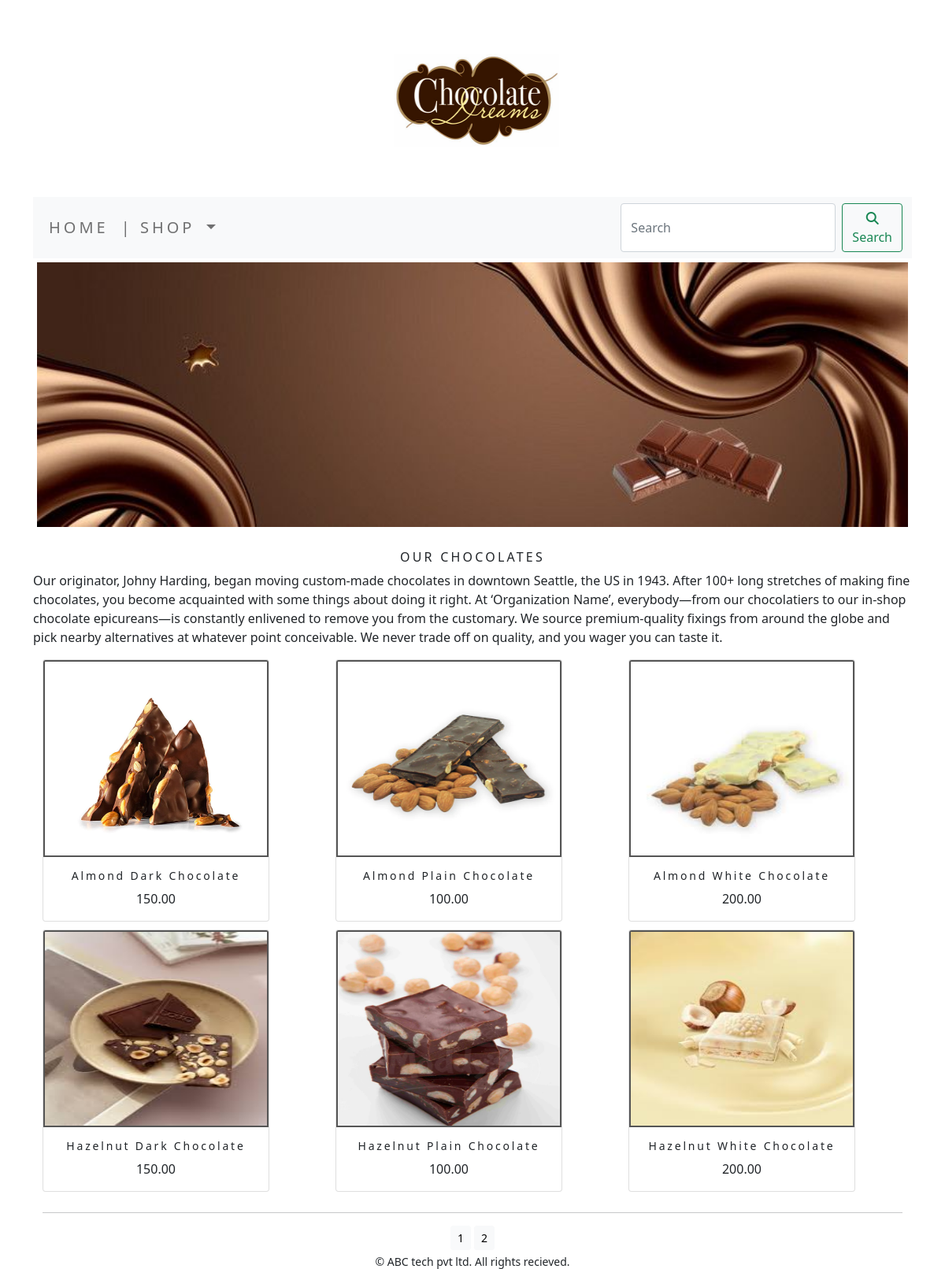
The app's page /ecommerce/ with its own data.
### ecommerceapp/models.py (models this page shows, shortened)
class Product(models.Model):
    name = models.CharField(max_length=250,unique=True)
    slug = models.SlugField(max_length=250,unique=True)
    desc = models.TextField(blank=True)
    price = models.DecimalField(max_digits=10,decimal_places=2)
    category = models.ForeignKey(Category,on_delete=models.CASCADE)
    img = models.ImageField(upload_to='product',blank=True)
    stock = models.IntegerField()
    available = models.BooleanField(default=True)
    created = models.DateTimeField(auto_now_add=True)
    updated = models.DateTimeField(auto_now=True)
    def get_url(self):
        return reverse('shop:proCatdetail',args=[self.category.slug, self.slug])
    class Meta:
        ordering = ('name',)
        verbose_name = 'product'
        verbose_name_plural = 'products'

### ecommerceapp/views.py (the view)
# urls.py: path('',views.allProdCat,name='allProdCat'),
def allProdCat(request,c_slug=None):
    c_page=None
    products_list=None
    if c_slug!=None:
        c_page=get_object_or_404(Category,slug=c_slug)
        products_list=Product.objects.all().filter(category=c_page,available=True)
    else:
        products_list=Product.objects.all().filter(available=True)
    paginator=Paginator(products_list,6)
    try:
        page=int(request.GET.get('page','1'))
    except:
        page=1
    try:
        products=paginator.page(page)
    except (EmptyPage,InvalidPage):
        products=paginator.page(Paginator.num_pages)
    return render(request,'category.html',{'category':c_page,'products':products})

### cart/context_processors.py (called while the page is built)
def counter(request):
    item_count=0
    if 'admin' in request.path:
        return {}
    else:
        try:
            cart=Cart.objects.filter(cart_id=_cart_id(request))
            cart_items=CartItem.objects.all().filter(cart=cart[:1])
            for cart_item in cart_items:
                item_count += cart_item.quantity
        except Cart.DoesNotExist:
            item_count=0
    return dict(item_count=item_count)

### cart/views.py (called while the page is built)
def _cart_id(request):
    cart=request.session.session_key
    if not cart:
        cart=request.session.create()
    return cart

### ecommerceapp/context_processors.py (called while the page is built)
def menu_links(request):
    links = Category.objects.all()
    return dict(links=links)

### ecommerceapp/models.py (called while the page is built)
    def get_url(self):
        return reverse('shop:products_by_category', args=[self.slug])

### templates/category.html (shortened to what this page needs)
{% extends 'base.html' %}
{% load static %}
{% block content %}
<div class="mx_auto">
  {% if category %}
  <img class="my_image" src="{{category.img.url}}" alt="{{category.name}}">
</div>
  <br>
<div>
  <h1 class="text-center my_title" >{{category.name}}</h1>
  <p class="text-justify">  {{category.desc}}</p>
</div>
  {% else %}
<div>
<img class="my_image my_image_padding" src="{% static 'img/banner1.png' %}" alt="our product" width=1550px height=250px>
</div>
<br>
<div>
  <h1 class="text-center my_title"> OUR CHOCOLATES</h1>
  <p class="text-justify"> Our originator, Johny Harding, began moving custom-made chocolates in downtown Seattle, the US in 1943. After 100+ long stretches of making fine chocolates, you become acquainted with some things about doing it right.
At ‘Organization Name’, everybody—from our chocolatiers to our in-shop chocolate epicureans—is constantly enlivened to remove you from the customary.
We source premium-quality fixings from around the globe and pick nearby alternatives at whatever point conceivable. We never trade off on quality, and you wager you can taste it.</p>
</div>
    {% endif %}
<div>
  <div class="container">
      <div class="row mx_auto">
      {% for product in products.object_list %}
      <div class="my_bottom_margin col-9 col-sm-12 col-md-4 xol-lg-4">
          <div class="card text-center" style="width: 18rem;">
          <a href="{{product.get_url}}"> <img class="card-img-top" src="{{product.img.url}}" alt="{{product.name}}" width=250px height=250px style="border: 2px solid #555;"> </a>
        <div class="card-body">
          <h4 class="card-title">{{product.name}}</h4>
          <p class="card-text">{{product.price}}</p>
        </div>
        </div>
      </div>
      {% endfor %}
    </div>
      <div class="mx-auto">
          {% if products.paginator.num_pages > 1 %}
          <hr>
          <div class="text-center">
              {% for pg in products.paginator.page_range %}
                <a href="?page={{pg}}" class="btn btn-light btn-sm {% if products.number == pg %} active {% endif %}"> {{pg}} </a>
              {% endfor %}
          </div>
          {% endif %}
      </div>
      <br>
  </div>
</div>
{% endblock %}

### templates/base.html (shortened to what this page needs)
{% load static %}
<!DOCTYPE html>
<html lang="en">
<head>
    <link rel="stylesheet" href="{% static 'css/custom.css' %}">
    <link href="{% static 'css/bootstrap.min.css' %}" rel="stylesheet">
</head>
<body>
<div class="container">
{% include 'header.html' %}
{% include 'navbar.html' %}
{% block content %}
{% endblock %}
</div>
</body>
{% include 'footer.html' %}
</html>

### templates/header.html
{% load static %}
<header>
  <center>
    <a href="{% url 'shop:allProdCat' %}">  <img src="{% static 'img/logo1.png' %}" alt="logimage" width=250px height=250px>
  </center>
</header>

### templates/navbar.html (shortened to what this page needs)
<nav class="navbar navbar-expand-lg navbar-light bg-light">
  <div class="container-fluid">
    <div class="collapse navbar-collapse" id="navbarSupportedContent">
      <ul class="navbar-nav me-auto mb-2 mb-lg-0">
        <li class="nav-item">
          <a class="nav-link" href="{% url 'shop:allProdCat' %}">HOME</a>
        </li>
        <li class="nav-item dropdown  {% if 'shop' in request.path %} active {% endif %}">
          <a class="nav-link dropdown-toggle" href="#" id="navbarDropdown" role="button" data-bs-toggle="dropdown" aria-expanded="false">
             | Shop
          </a>
        </li>
      </ul>
      <form class="d-flex" action="{% url 'search_app:SearchResult' %}" method="get">
        <input class="form-control me-2" type="search" placeholder="Search" name="q" aria-label="Search">
        <button class="btn btn-outline-success" type="submit"><i class="fa-solid fa-magnifying-glass"></i>Search</button>
      </form>
    </div>
  </div>
</nav>

### templates/footer.html
<div class="footer page-footer font-small special-color-dark my_footer">
  <p class="text-center">&copy; ABC tech pvt ltd. All rights recieved.</p>
</div>

### static/css/custom.css (style rules this page uses)
body { font-family: 'Fuggles', cursive; }
.nav-item { letter-spacing : .2em; font-size : 20px; text-transform :uppercase; }
.my_footer { position:fixed; left: 0; right:0; bottom: 0; width: 100%; height:40px; text-align: center; }
.my_footer p { padding-top:20px; font-size: 14px; text-align:center; }
.my_image { width:100%; height:auto; }
.my_title { font-size: 16px; text_transform:uppercase; letter-spacing:.2em; }
.my_image_padding { padding:5px; }
.my_bottom_margin { margin-bottom:10px; }
.card-body h4 { font-size: 14px; text_transform:uppercase; letter-spacing:.2em; }

### records on screen
Product: img (picture), name "Almond Dark Chocolate", price "150.00"
Product: img (picture), name "Almond Plain Chocolate", price "100.00"
Product: img (picture), name "Almond White Chocolate", price "200.00"
Product: img (picture), name "Hazelnut Dark Chocolate", price "150.00"
Product: img (picture), name "Hazelnut Plain Chocolate", price "100.00"
Product: img (picture), name "Hazelnut White Chocolate", price "200.00"

### other values on screen
{{ pg }} "1" "2"
